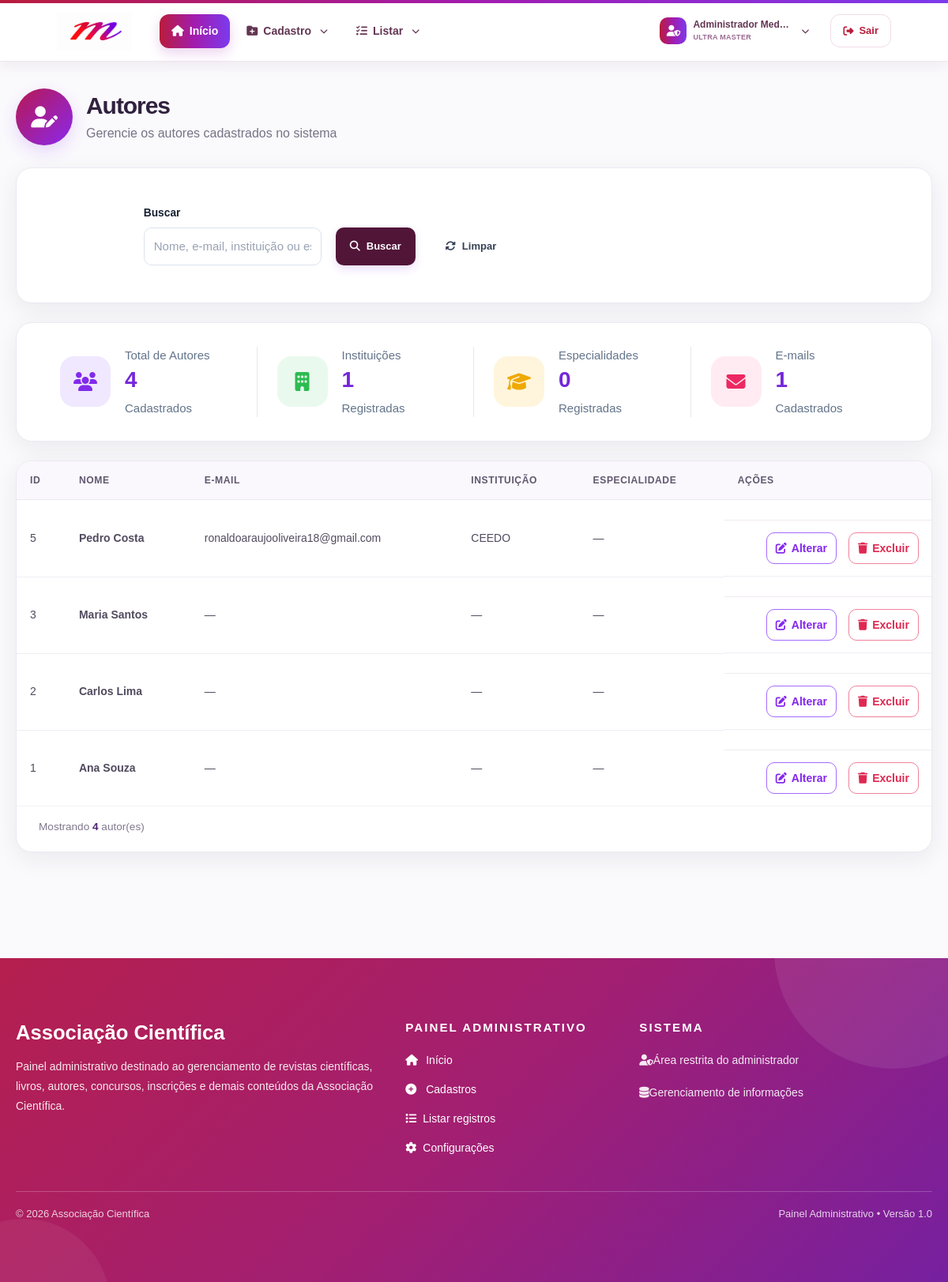
/painel/lista_autores.php (signed in), run on the app's committed database.
### tables this page shows
CREATE TABLE `autores` (
  `id_autor` int(11) NOT NULL AUTO_INCREMENT,
  `nome` varchar(150) NOT NULL,
  `biografia` text DEFAULT NULL,
  `foto` varchar(255) DEFAULT NULL,
  `email` varchar(150) DEFAULT NULL,
  `instituicao` varchar(255) DEFAULT NULL,
  `especialidade` varchar(255) DEFAULT NULL,
  `criado_em` timestamp NOT NULL DEFAULT current_timestamp(),
  PRIMARY KEY (`id_autor`)
);

### painel/config/seguranca.php (called while the page is built, shortened)
<?php
function csrf_token(): string
{
    return $_SESSION['csrf_token'];
}
if (!function_exists('corrigir_codificacao_painel')) {
    function corrigir_codificacao_painel($valor): string
    {
        $valor = (string)($valor ?? '');
        for ($i = 0; $i < 2; $i++) {
            if (!preg_match('/(?:Ã[-¿]|Â[-¿]|â€)/u', $valor)) {
                break;
            }
            $corrigido = @iconv('UTF-8', 'ISO-8859-1//IGNORE', $valor);
            $valor = $corrigido;
        }
        return $valor;
    }
}
if (!function_exists('h')) {
    function h($v): string
    {
        return htmlspecialchars(corrigir_codificacao_painel($v), ENT_QUOTES | ENT_SUBSTITUTE, 'UTF-8');
    }
}

### painel/lista_autores.php (the view, shortened to what this page needs)
<?php
    include 'conexao.php';
    mysqli_set_charset($conexao, 'utf8mb4');
    $busca = trim((string)($_GET['busca'] ?? ''));
    $b = mysqli_real_escape_string($conexao, $busca);
    $where = $busca
        ? "WHERE (
            CONVERT(nome USING utf8mb4) COLLATE utf8mb4_unicode_ci LIKE '%$b%'
            OR CONVERT(email USING utf8mb4) COLLATE utf8mb4_unicode_ci LIKE '%$b%'
            OR CONVERT(instituicao USING utf8mb4) COLLATE utf8mb4_unicode_ci LIKE '%$b%'
            OR CONVERT(especialidade USING utf8mb4) COLLATE utf8mb4_unicode_ci LIKE '%$b%'
          )"
        : '';
    $resultado = mysqli_query(
        $conexao,"SELECT *FROM autores $where ORDER BY id_autor DESC  ");
    $total = mysqli_num_rows($resultado);
    $stats = mysqli_fetch_assoc(
        mysqli_query(
            $conexao,
            "
                SELECT
                    COUNT(*) AS total,
                    COUNT(DISTINCT NULLIF(instituicao, '')) AS instituicoes,
                    COUNT(DISTINCT NULLIF(especialidade, '')) AS especialidades,
                    SUM(email IS NOT NULL AND email <> '') AS emails
                FROM autores
            "
        )
    );
    $cards = [
        ['users', 'roxo', 'Total de Autores', 'total', 'Cadastrados'],
        ['building', 'verde', 'Instituições', 'instituicoes', 'Registradas'],
        ['graduation-cap', 'amarelo', 'Especialidades', 'especialidades', 'Registradas'],
        ['envelope', 'vermelho', 'E-mails', 'emails', 'Cadastrados']
    ];
?>
<!DOCTYPE html>
<html lang="pt-BR">
    <head>
        <?php include 'includes_painel/head.php'; ?>
    </head>
    <body>
        <?php include 'includes_painel/header.php'; ?>
        <div class="container">
            <div class="topo">
                <div class="titulo">
                    <div class="icone">
                        <i class="fas fa-user-edit"></i>
                    </div>
                    <div>
                        <h1>Autores</h1>
                        <p> Gerencie os autores cadastrados no sistema</p>
                    </div>
                </div>
            </div>
            <div class="card filtros">
                <form method="GET">
                    <div class="campo">
                        <label>Buscar</label>
                        <input type="text"name="busca"value="<?= h($busca) ?>" placeholder="Nome, e-mail, instituição ou especialidade..." >
                    </div>
                    <button type="submit"class="btn btn-primary">
                        <i class="fas fa-search"></i>
                        Buscar
                    </button>
                    <a href="lista_autores.php"class="btn limpar">
                        <i class="fas fa-sync-alt"></i> Limpar
                    </a>
                </form>
            </div>
            <div class="card estatisticas">
                <?php foreach ($cards as $c): ?>
                    <div>
                        <i class="fas fa-<?= $c[0] ?> <?= $c[1] ?>"></i>
                        <section>
                            <span>
                                <?= $c[2] ?>
                            </span>
                            <strong>
                                <?= $stats[$c[3]] ?? 0 ?>
                            </strong>
                            <small>
                                <?= $c[4] ?>
                            </small>
                        </section>
                    </div>
                <?php endforeach; ?>
            </div>
            <div class="card tabela">
                <div class="table-responsive">
                    <table>
                        <thead>
                            <tr>
                                <th>ID</th>
                                <th>Nome</th>
                                <th>E-mail</th>
                                <th>Instituição</th>
                                <th>Especialidade</th>
                                <th>Ações</th>
                            </tr>
                        </thead>
                        <tbody>
                            <?php if ($total): ?>
                                <?php while ($r = mysqli_fetch_assoc($resultado)): ?>
                                    <tr>
                                        <td>
                                            <?= $r['id_autor'] ?>
                                        </td>
                                        <td class="nome">
                                            <?= h($r['nome'] ?? '') ?>
                                        </td>
                                        <td>
                                            <?= h($r['email'] ?: '—') ?>
                                        </td>
                                        <td>
                                            <?= h($r['instituicao'] ?: '—') ?>
                                        </td>
                                        <td>
                                            <?= h($r['especialidade'] ?: '—') ?>
                                        </td>
                                        <td class="acoes">
                                            <a href="editar_autor.php?id=<?= $r['id_autor'] ?>" class="editar"title="Editar autor">
                                                <i class="fas fa-pen-to-square"></i>
                                                Alterar
                                            </a>
                                            <a href="excluir_autor.php?id=<?= $r['id_autor'] ?>&csrf_token=<?= h(csrf_token()) ?>" class="excluir" title="Excluir autor" onclick="return confirm('Deseja realmente excluir este autor?')">
                                                <i class="fas fa-trash"></i>
                                                Excluir
                                            </a>
                                        </td>
                                    </tr>
                                <?php endwhile; ?>
                            <?php endif; ?>
                        </tbody>
                    </table>
                </div>
                <div class="rodape">
                    Mostrando
                    <b>
                        <?= $total ?>
                    </b>
                    autor(es)
                </div>
            </div>
        </div>
        <?php include 'includes_painel/footer.php'; ?>
    </body>
</html>

### data on the page
autores: id_autor "5", nome "Pedro Costa", email "ronaldoaraujooliveira18@gmail.com", instituicao "CEEDO", especialidade "—"
autores: id_autor "3", nome "Maria Santos", email "—", instituicao "—", especialidade "—"
autores: id_autor "2", nome "Carlos Lima", email "—", instituicao "—", especialidade "—"
autores: id_autor "1", nome "Ana Souza", email "—", instituicao "—", especialidade "—"

### other printed values
nome_usuario() "Administrador Medeia"
str_replace('_', ' ', perfil_usuario()) "ULTRA MASTER"
$c[2] "Total de Autores"
$stats[$c[3]] "4"
$c[4] "Cadastrados"
$c[2] "Instituições"
$stats[$c[3]] "1"
$c[4] "Registradas"
$c[2] "Especialidades"
$stats[$c[3]] "0"
$c[2] "E-mails"
$total "4"
